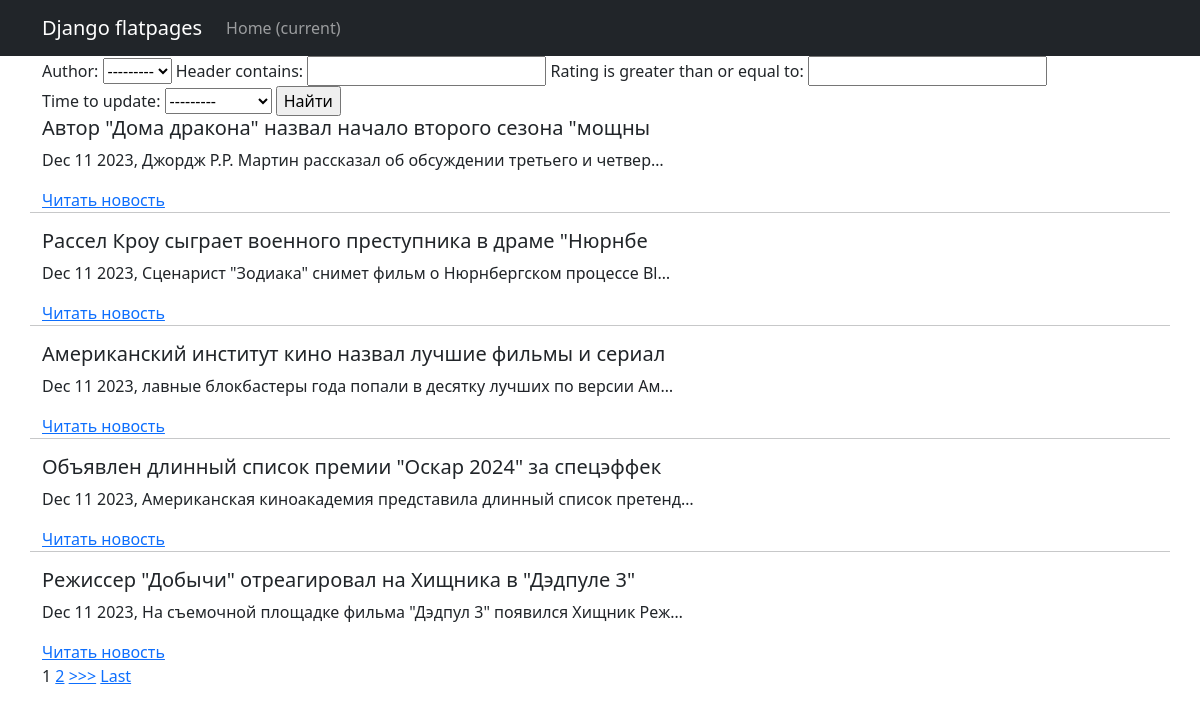
Page /news/search/ on the earlier database version.
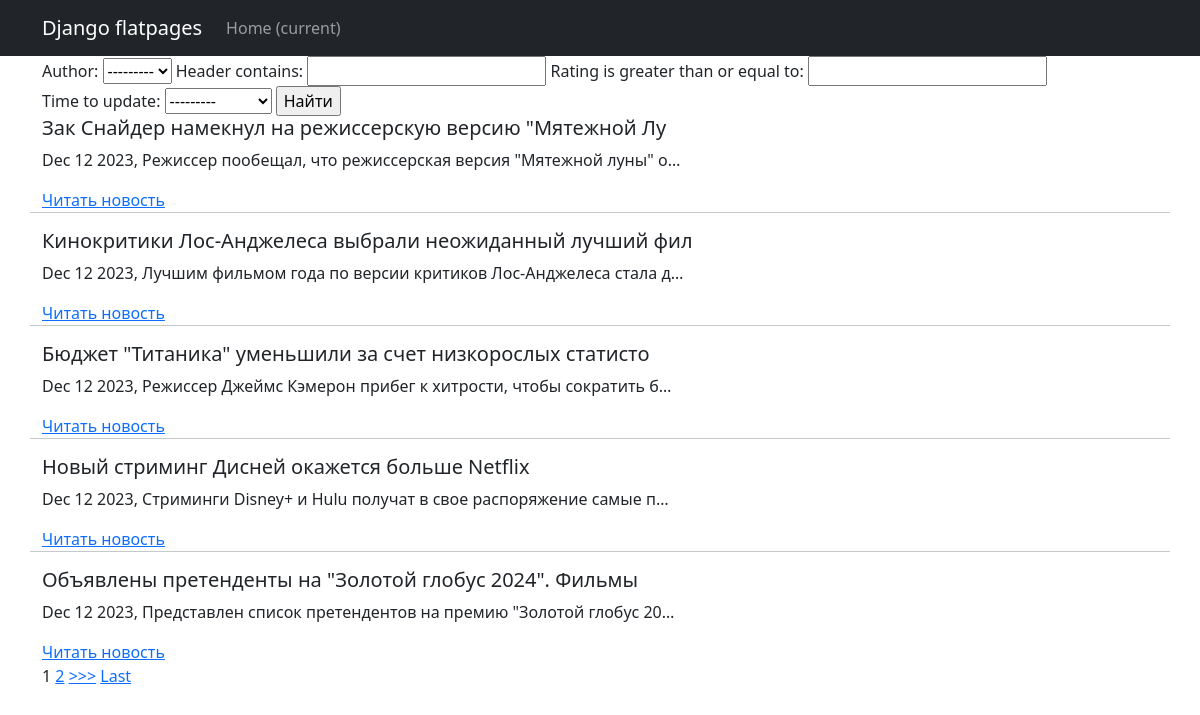
Same page on the later database version.
### news/models.py (models this page shows, shortened)
class Post(models.Model, Grade):
    note = models.CharField(max_length=2, choices=NOTES, default=news)
    time_to_create = models.DateTimeField(auto_now_add=True)
    time_to_update = models.DateTimeField(auto_now=True)
    header = models.CharField(max_length=56)
    text = models.TextField()
    rating = models.IntegerField(default=0)
    author = models.ForeignKey('Author', on_delete=models.CASCADE)
    categories = models.ManyToManyField('Category', through='PostCategory')

### news/views.py (the view)
# urls.py: path('search/', NewsSearch.as_view(), name='news_search'),
class NewsSearch(ListView):
    model = Post
    template_name = 'search.html'
    context_object_name = 'search'
    ordering = ['-time_to_update']
    paginate_by = 5
    def get_filter(self):
        return PostFilter(self.request.GET, queryset=super().get_queryset())
    def get_queryset(self):
        return self.get_filter().qs
    def get_context_data(self, *args, **kwargs):
        return {
            **super().get_context_data(*args, **kwargs),
            'filter': self.get_filter()
        }

### news/models.py (called while the page is built)
    def __str__(self):
        return self.user.username

### news/templatetags/censor_filters.py (called while the page is built)
@register.filter()
def censor_filter(cens_str: str) -> str:
    try:
        if not isinstance(cens_str, str):
            raise ValueError
        cens_str_low = cens_str.lower()
        for word in censor_tuple:
            if word in cens_str_low:
                word_v = f"{word[0]}{'*'*(len(word)-1)}"
                for _ in range(cens_str_low.count(word)):
                    word_i = cens_str_low.index(word)
                    word_cens_str = cens_str[word_i:(word_i+len(word))]
                    cens_str = cens_str.replace(word_cens_str, word_v)
                    cens_str_low = cens_str.lower()
    except ValueError:
        print('Censor filter is used with str obj!')
    return cens_str

### templates/search.html (shortened to what this page needs)
{% extends 'flatpages/default.html' %}
{% load censor_filters %}
{% block content %}
  <form method="GET">
    {{ filter.form }}
    <input type="submit" value="Найти">
  </form>
{% if search %}
  {% for n in search %}
    <h5>{{ n.header|censor_filter }}</h5>
    <p>{{ n.time_to_update|date:'M d Y' }}, {{ n.text|truncatechars:61|censor_filter }}</p>
    <a href="{% url 'news_detail' n.pk %}">Читать новость</a>
    {% if not forloop.last %}
    <hr>
    {% endif %}
  {% endfor %}
  {% if is_paginated %}
  <div>
    {% for num in page_obj.paginator.page_range %}
      {% if page_obj.number == num %}
        <a>{{ num }}</a>
      {% elif num > page_obj.number|add:'-2' and num < page_obj.number|add:'2' %}
        <a href="?page={{ num }}">{{ num }}</a>
      {% endif %}
    {% endfor %}
    {% if page_obj.has_next %}
      <a href="?page={{ page_obj.next_page_number }}">>>></a>
      <a href="?page={{ page_obj.paginator.num_pages }}">Last</a>
    {% endif %}
  </div>
  {% endif %}
{% else %}
  <h2 style="text-align: center; margin-top: 20px">No matching news</h2>
{% endif %}
{% endblock content %}

Differences in the rows shown:
no longer on this page (row unchanged): Post: header|censor_filter "Автор \"Дома дракона\" назвал начало второго сезона \"мощны", time_to_update "Dec 11 2023", text|censor_filter "Джордж Р.Р. Мартин рассказал об обсуждении третьего и четвер…"
no longer on this page (row unchanged): Post: header|censor_filter "Рассел Кроу сыграет военного преступника в драме \"Нюрнбе", time_to_update "Dec 11 2023", text|censor_filter "Сценарист \"Зодиака\" снимет фильм о Нюрнбергском процессе Bl…"
no longer on this page (row unchanged): Post: header|censor_filter "Американский институт кино назвал лучшие фильмы и сериал", time_to_update "Dec 11 2023", text|censor_filter "лавные блокбастеры года попали в десятку лучших по версии Ам…"
removed Post: header|censor_filter "Объявлен длинный список премии \"Оскар 2024\" за спецэффек", time_to_update "Dec 11 2023", text|censor_filter "Американская киноакадемия представила длинный список претенд…"
no longer on this page (row unchanged): Post: header|censor_filter "Режиссер \"Добычи\" отреагировал на Хищника в \"Дэдпуле 3\"", time_to_update "Dec 11 2023", text|censor_filter "На съемочной площадке фильма \"Дэдпул 3\" появился Хищник Реж…"
added Post: header|censor_filter "Зак Снайдер намекнул на режиссерскую версию \"Мятежной Лу", time_to_update "Dec 12 2023", text|censor_filter "Режиссер пообещал, что режиссерская версия \"Мятежной луны\" о…"
added Post: header|censor_filter "Кинокритики Лос-Анджелеса выбрали неожиданный лучший фил", time_to_update "Dec 12 2023", text|censor_filter "Лучшим фильмом года по версии критиков Лос-Анджелеса стала д…"
added Post: header|censor_filter "Бюджет \"Титаника\" уменьшили за счет низкорослых статисто", time_to_update "Dec 12 2023", text|censor_filter "Режиссер Джеймс Кэмерон прибег к хитрости, чтобы сократить б…"
added Post: header|censor_filter "Новый стриминг Дисней окажется больше Netflix", time_to_update "Dec 12 2023", text|censor_filter "Стриминги Disney+ и Hulu получат в свое распоряжение самые п…"
added Post: header|censor_filter "Объявлены претенденты на \"Золотой глобус 2024\". Фильмы", time_to_update "Dec 12 2023", text|censor_filter "Представлен список претендентов на премию \"Золотой глобус 20…"
